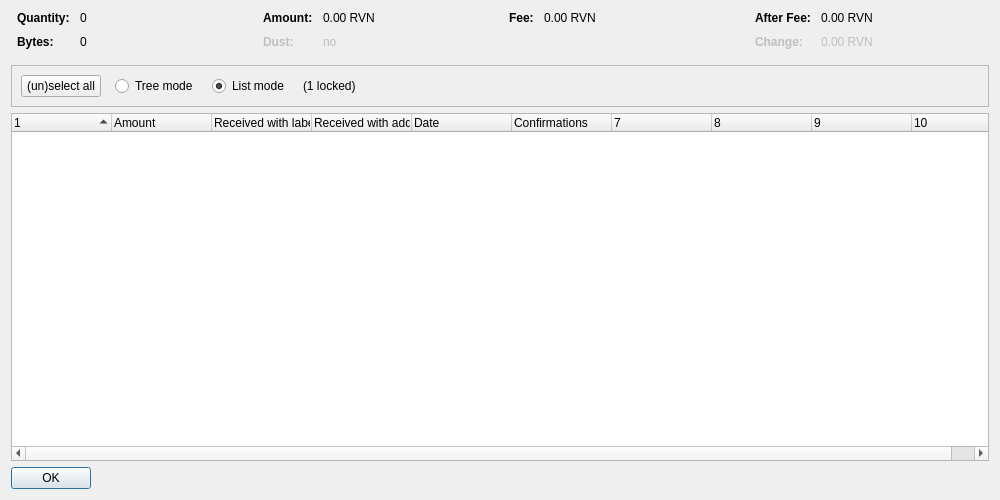
<?xml version="1.0" encoding="UTF-8"?>
<ui version="4.0">
 <class>CoinControlDialog</class>
 <widget class="QDialog" name="CoinControlDialog">
  <property name="geometry">
   <rect>
    <x>0</x>
    <y>0</y>
    <width>1000</width>
    <height>500</height>
   </rect>
  </property>
  <property name="windowTitle">
   <string>Coin Selection</string>
  </property>
  <layout class="QVBoxLayout" name="verticalLayout">
   <item>
    <layout class="QHBoxLayout" name="horizontalLayoutTop" stretch="0,0,0,0">
     <property name="topMargin">
      <number>0</number>
     </property>
     <property name="bottomMargin">
      <number>10</number>
     </property>
     <item>
      <layout class="QFormLayout" name="formLayoutCoinControl1">
       <property name="horizontalSpacing">
        <number>10</number>
       </property>
       <property name="verticalSpacing">
        <number>10</number>
       </property>
       <property name="leftMargin">
        <number>6</number>
       </property>
       <property name="rightMargin">
        <number>6</number>
       </property>
       <item row="0" column="0">
        <widget class="QLabel" name="labelCoinControlQuantityText">
         <property name="font">
          <font>
           <weight>75</weight>
           <bold>true</bold>
          </font>
         </property>
         <property name="text">
          <string>Quantity:</string>
         </property>
        </widget>
       </item>
       <item row="0" column="1">
        <widget class="QLabel" name="labelCoinControlQuantity">
         <property name="cursor">
          <cursorShape>IBeamCursor</cursorShape>
         </property>
         <property name="contextMenuPolicy">
          <enum>Qt::ActionsContextMenu</enum>
         </property>
         <property name="text">
          <string notr="true">0</string>
         </property>
         <property name="textInteractionFlags">
          <set>Qt::LinksAccessibleByMouse|Qt::TextSelectableByKeyboard|Qt::TextSelectableByMouse</set>
         </property>
        </widget>
       </item>
       <item row="1" column="0">
        <widget class="QLabel" name="labelCoinControlBytesText">
         <property name="font">
          <font>
           <weight>75</weight>
           <bold>true</bold>
          </font>
         </property>
         <property name="text">
          <string>Bytes:</string>
         </property>
        </widget>
       </item>
       <item row="1" column="1">
        <widget class="QLabel" name="labelCoinControlBytes">
         <property name="cursor">
          <cursorShape>IBeamCursor</cursorShape>
         </property>
         <property name="contextMenuPolicy">
          <enum>Qt::ActionsContextMenu</enum>
         </property>
         <property name="text">
          <string notr="true">0</string>
         </property>
         <property name="textInteractionFlags">
          <set>Qt::LinksAccessibleByMouse|Qt::TextSelectableByKeyboard|Qt::TextSelectableByMouse</set>
         </property>
        </widget>
       </item>
      </layout>
     </item>
     <item>
      <layout class="QFormLayout" name="formLayoutCoinControl2">
       <property name="horizontalSpacing">
        <number>10</number>
       </property>
       <property name="verticalSpacing">
        <number>10</number>
       </property>
       <property name="leftMargin">
        <number>6</number>
       </property>
       <property name="rightMargin">
        <number>6</number>
       </property>
       <item row="0" column="0">
        <widget class="QLabel" name="labelCoinControlAmountText">
         <property name="font">
          <font>
           <weight>75</weight>
           <bold>true</bold>
          </font>
         </property>
         <property name="text">
          <string>Amount:</string>
         </property>
        </widget>
       </item>
       <item row="0" column="1">
        <widget class="QLabel" name="labelCoinControlAmount">
         <property name="cursor">
          <cursorShape>IBeamCursor</cursorShape>
         </property>
         <property name="contextMenuPolicy">
          <enum>Qt::ActionsContextMenu</enum>
         </property>
         <property name="text">
          <string notr="true">0.00 RVN</string>
         </property>
         <property name="textInteractionFlags">
          <set>Qt::LinksAccessibleByMouse|Qt::TextSelectableByKeyboard|Qt::TextSelectableByMouse</set>
         </property>
        </widget>
       </item>
       <item row="1" column="0">
        <widget class="QLabel" name="labelCoinControlLowOutputText">
         <property name="enabled">
          <bool>false</bool>
         </property>
         <property name="font">
          <font>
           <weight>75</weight>
           <bold>true</bold>
          </font>
         </property>
         <property name="text">
          <string>Dust:</string>
         </property>
        </widget>
       </item>
       <item row="1" column="1">
        <widget class="QLabel" name="labelCoinControlLowOutput">
         <property name="enabled">
          <bool>false</bool>
         </property>
         <property name="cursor">
          <cursorShape>IBeamCursor</cursorShape>
         </property>
         <property name="contextMenuPolicy">
          <enum>Qt::ActionsContextMenu</enum>
         </property>
         <property name="text">
          <string notr="true">no</string>
         </property>
         <property name="textInteractionFlags">
          <set>Qt::LinksAccessibleByMouse|Qt::TextSelectableByKeyboard|Qt::TextSelectableByMouse</set>
         </property>
        </widget>
       </item>
      </layout>
     </item>
     <item>
      <layout class="QFormLayout" name="formLayoutCoinControl3">
       <property name="horizontalSpacing">
        <number>10</number>
       </property>
       <property name="verticalSpacing">
        <number>10</number>
       </property>
       <property name="leftMargin">
        <number>6</number>
       </property>
       <property name="rightMargin">
        <number>6</number>
       </property>
       <item row="0" column="0">
        <widget class="QLabel" name="labelCoinControlFeeText">
         <property name="font">
          <font>
           <weight>75</weight>
           <bold>true</bold>
          </font>
         </property>
         <property name="text">
          <string>Fee:</string>
         </property>
        </widget>
       </item>
       <item row="0" column="1">
        <widget class="QLabel" name="labelCoinControlFee">
         <property name="cursor">
          <cursorShape>IBeamCursor</cursorShape>
         </property>
         <property name="contextMenuPolicy">
          <enum>Qt::ActionsContextMenu</enum>
         </property>
         <property name="text">
          <string notr="true">0.00 RVN</string>
         </property>
         <property name="textInteractionFlags">
          <set>Qt::LinksAccessibleByMouse|Qt::TextSelectableByKeyboard|Qt::TextSelectableByMouse</set>
         </property>
        </widget>
       </item>
      </layout>
     </item>
     <item>
      <layout class="QFormLayout" name="formLayoutCoinControl4">
       <property name="horizontalSpacing">
        <number>10</number>
       </property>
       <property name="verticalSpacing">
        <number>10</number>
       </property>
       <property name="leftMargin">
        <number>6</number>
       </property>
       <property name="rightMargin">
        <number>6</number>
       </property>
       <item row="0" column="0">
        <widget class="QLabel" name="labelCoinControlAfterFeeText">
         <property name="font">
          <font>
           <weight>75</weight>
           <bold>true</bold>
          </font>
         </property>
         <property name="text">
          <string>After Fee:</string>
         </property>
        </widget>
       </item>
       <item row="0" column="1">
        <widget class="QLabel" name="labelCoinControlAfterFee">
         <property name="cursor">
          <cursorShape>IBeamCursor</cursorShape>
         </property>
         <property name="contextMenuPolicy">
          <enum>Qt::ActionsContextMenu</enum>
         </property>
         <property name="text">
          <string notr="true">0.00 RVN</string>
         </property>
         <property name="textInteractionFlags">
          <set>Qt::LinksAccessibleByMouse|Qt::TextSelectableByKeyboard|Qt::TextSelectableByMouse</set>
         </property>
        </widget>
       </item>
       <item row="1" column="0">
        <widget class="QLabel" name="labelCoinControlChangeText">
         <property name="enabled">
          <bool>false</bool>
         </property>
         <property name="font">
          <font>
           <weight>75</weight>
           <bold>true</bold>
          </font>
         </property>
         <property name="text">
          <string>Change:</string>
         </property>
        </widget>
       </item>
       <item row="1" column="1">
        <widget class="QLabel" name="labelCoinControlChange">
         <property name="enabled">
          <bool>false</bool>
         </property>
         <property name="cursor">
          <cursorShape>IBeamCursor</cursorShape>
         </property>
         <property name="contextMenuPolicy">
          <enum>Qt::ActionsContextMenu</enum>
         </property>
         <property name="text">
          <string notr="true">0.00 RVN</string>
         </property>
         <property name="textInteractionFlags">
          <set>Qt::LinksAccessibleByMouse|Qt::TextSelectableByKeyboard|Qt::TextSelectableByMouse</set>
         </property>
        </widget>
       </item>
      </layout>
     </item>
    </layout>
   </item>
   <item>
    <widget class="QFrame" name="frame">
     <property name="minimumSize">
      <size>
       <width>0</width>
       <height>40</height>
      </size>
     </property>
     <property name="frameShape">
      <enum>QFrame::StyledPanel</enum>
     </property>
     <property name="frameShadow">
      <enum>QFrame::Sunken</enum>
     </property>
     <layout class="QHBoxLayout" name="horizontalLayout">
      <item>
       <layout class="QHBoxLayout" name="horizontalLayoutPanel" stretch="0,0,0,0,0">
        <property name="spacing">
         <number>14</number>
        </property>
        <item>
         <widget class="QPushButton" name="pushButtonSelectAll">
          <property name="sizePolicy">
           <sizepolicy hsizetype="Maximum" vsizetype="Fixed">
            <horstretch>0</horstretch>
            <verstretch>0</verstretch>
           </sizepolicy>
          </property>
          <property name="text">
           <string>(un)select all</string>
          </property>
          <property name="autoDefault">
           <bool>false</bool>
          </property>
         </widget>
        </item>
        <item>
         <widget class="QRadioButton" name="radioTreeMode">
          <property name="sizePolicy">
           <sizepolicy hsizetype="Maximum" vsizetype="Fixed">
            <horstretch>0</horstretch>
            <verstretch>0</verstretch>
           </sizepolicy>
          </property>
          <property name="text">
           <string>Tree mode</string>
          </property>
         </widget>
        </item>
        <item>
         <widget class="QRadioButton" name="radioListMode">
          <property name="sizePolicy">
           <sizepolicy hsizetype="Maximum" vsizetype="Fixed">
            <horstretch>0</horstretch>
            <verstretch>0</verstretch>
           </sizepolicy>
          </property>
          <property name="text">
           <string>List mode</string>
          </property>
          <property name="checked">
           <bool>true</bool>
          </property>
         </widget>
        </item>
        <item>
         <widget class="QLabel" name="labelLocked">
          <property name="text">
           <string notr="true">(1 locked)</string>
          </property>
         </widget>
        </item>
        <item>
         <spacer name="horizontalSpacer">
          <property name="orientation">
           <enum>Qt::Horizontal</enum>
          </property>
          <property name="sizeHint" stdset="0">
           <size>
            <width>40</width>
            <height>20</height>
           </size>
          </property>
         </spacer>
        </item>
       </layout>
      </item>
     </layout>
    </widget>
   </item>
   <item>
    <widget class="CoinControlTreeWidget" name="treeWidget">
     <property name="contextMenuPolicy">
      <enum>Qt::CustomContextMenu</enum>
     </property>
     <property name="sortingEnabled">
      <bool>false</bool>
     </property>
     <property name="columnCount">
      <number>10</number>
     </property>
     <attribute name="headerShowSortIndicator" stdset="0">
      <bool>true</bool>
     </attribute>
     <attribute name="headerStretchLastSection">
      <bool>false</bool>
     </attribute>
     <column>
      <property name="text">
       <string/>
      </property>
     </column>
     <column>
      <property name="text">
       <string>Amount</string>
      </property>
     </column>
     <column>
      <property name="text">
       <string>Received with label</string>
      </property>
     </column>
     <column>
      <property name="text">
       <string>Received with address</string>
      </property>
     </column>
     <column>
      <property name="text">
       <string>Date</string>
      </property>
     </column>
     <column>
      <property name="text">
       <string>Confirmations</string>
      </property>
      <property name="toolTip">
       <string>Confirmed</string>
      </property>
     </column>
     <column>
      <property name="text">
       <string/>
      </property>
     </column>
     <column>
      <property name="text">
       <string/>
      </property>
     </column>
     <column>
      <property name="text">
       <string/>
      </property>
     </column>
     <column>
      <property name="text">
       <string/>
      </property>
     </column>
    </widget>
   </item>
   <item>
    <widget class="QDialogButtonBox" name="buttonBox">
     <property name="sizePolicy">
      <sizepolicy hsizetype="Maximum" vsizetype="Fixed">
       <horstretch>0</horstretch>
       <verstretch>0</verstretch>
      </sizepolicy>
     </property>
     <property name="orientation">
      <enum>Qt::Horizontal</enum>
     </property>
     <property name="standardButtons">
      <set>QDialogButtonBox::Ok</set>
     </property>
    </widget>
   </item>
  </layout>
 </widget>
 <customwidgets>
  <customwidget>
   <class>CoinControlTreeWidget</class>
   <extends>QTreeWidget</extends>
   <header>qt/coincontroltreewidget.h</header>
  </customwidget>
 </customwidgets>
 <resources/>
 <connections/>
</ui>
